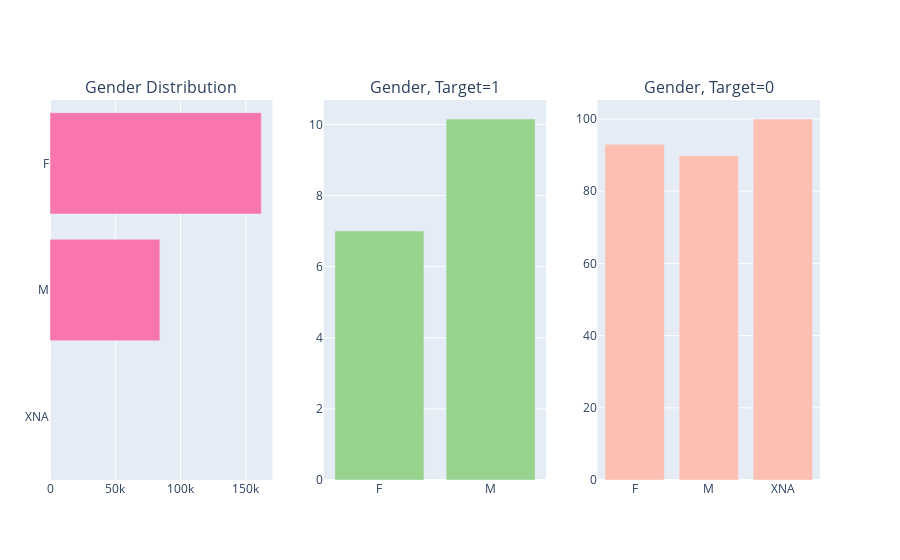

The notebook cell saved with this chart:
### Markdown cell above
### 1.2 Gender Type of Applicants

### Code cell
tr0 = bar_hor(data['application_train'], "CODE_GENDER", "Distribution of CODE_GENDER Variable" ,"#f975ae", w=700, lm=100, return_trace= True)
tr1, tr2 = gp('CODE_GENDER', 'Distribution of Target with Applicant Gender')

fig = make_subplots(rows=1, cols=3, print_grid=False, subplot_titles = ["Gender Distribution" , "Gender, Target=1" ,"Gender, Target=0"])
fig.append_trace(tr0, 1, 1)
fig.append_trace(tr1, 1, 2)
fig.append_trace(tr2, 1, 3)
fig['layout'].update(height=350, showlegend=False, margin=dict(l=50))   
iplot(fig)

### Figure 1 — Plotly figure (JSON) as saved in the notebook; plotly's stock layout.template omitted (floating-point values rounded to 4 significant figures)
{"data": [{"marker": {"color": "#f975ae"}, "orientation": "h", "type": "bar", "x": [3, 84150, 161856], "xaxis": "x", "y": ["XNA", "M", "F"], "yaxis": "y"}, {"marker": {"color": "#96D38C"}, "name": "Target : 1", "type": "bar", "x": ["F", "M"], "xaxis": "x2", "y": [7.003, 10.15], "yaxis": "y2"}, {"marker": {"color": "#FEBFB3"}, "name": "Target : 0", "type": "bar", "x": ["F", "M", "XNA"], "xaxis": "x3", "y": [93.0, 89.85, 100], "yaxis": "y3"}], "layout": {"annotations": [{"font": {"size": 16}, "showarrow": false, "text": "Gender Distribution", "x": 0.1444, "xanchor": "center", "xref": "paper", "y": 1, "yanchor": "bottom", "yref": "paper"}, {"font": {"size": 16}, "showarrow": false, "text": "Gender, Target=1", "x": 0.5, "xanchor": "center", "xref": "paper", "y": 1, "yanchor": "bottom", "yref": "paper"}, {"font": {"size": 16}, "showarrow": false, "text": "Gender, Target=0", "x": 0.8556, "xanchor": "center", "xref": "paper", "y": 1, "yanchor": "bottom", "yref": "paper"}], "autosize": true, "margin": {"l": 50}, "showlegend": false, "xaxis": {"anchor": "y", "autorange": true, "domain": [0, 0.2889], "range": [0, 170400.0], "type": "linear"}, "xaxis2": {"anchor": "y2", "autorange": true, "domain": [0.3556, 0.6444], "range": [-0.5, 1.5], "type": "category"}, "xaxis3": {"anchor": "y3", "autorange": true, "domain": [0.7111, 1], "range": [-0.5, 2.5], "type": "category"}, "yaxis": {"anchor": "x", "autorange": true, "domain": [0, 1], "range": [-0.5, 2.5], "type": "category"}, "yaxis2": {"anchor": "x2", "autorange": true, "domain": [0, 1], "range": [0, 10.69], "type": "linear"}, "yaxis3": {"anchor": "x3", "autorange": true, "domain": [0, 1], "range": [0, 105.3], "type": "linear"}}}
